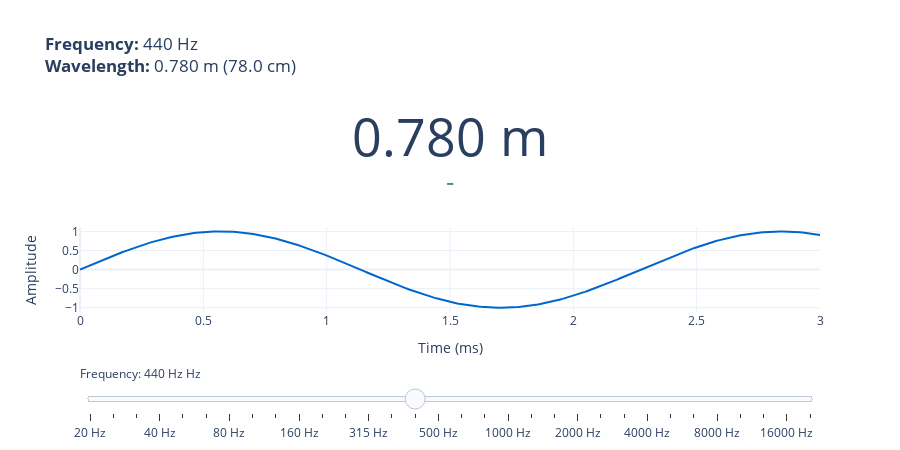

Write notebook code for a chart like this one.
### Markdown cell above
```{hint}
Use the calculator below to convert frequency to its corresponding wavelength in air: move the slider to select different frequencies and see the wavelength changing.
```

### Code cell
import plotly.graph_objects as go
import numpy as np

# Create frequency range
freq_values = [
    20, 25, 31.5, 40, 50, 63, 80, 100, 125, 160, 200, 250, 315, 400, 440, 500, 630,
    800, 1000, 1250, 1600, 2000, 2500, 3150, 4000, 5000, 6300, 8000, 10000, 12500,
    16000, 20000
]
c_air = 343  # Speed of sound in air (m/s)

# Create figure with slider
fig = go.Figure()

# Add initial trace for 440 Hz
initial_freq = 440
initial_wl = c_air / initial_freq

fig.add_trace(go.Indicator(
    mode="number+delta",
    value=initial_wl,
    # title={'text': f"Wavelength at {initial_freq} Hz"},
    domain={'x': [0, 1], 'y': [0.5, 1]},
    number={'suffix': " m", 'valueformat': ".3f"},
))

# Add waveform visualization
fig.add_trace(go.Scatter(
    x=np.linspace(0, 3, 300),
    y=np.sin(2 * np.pi * initial_freq / 1000 * np.linspace(0, 3, 300)),
    mode='lines',
    line=dict(color='#0066cc', width=2),
    name='Waveform',
    yaxis='y2'
))

# Create slider steps
steps = []
for freq in freq_values:
    wl = c_air / freq
    wl_cm = wl * 100
    
    step = dict(
        method="update",
        args=[
            {"y": [None, np.sin(2 * np.pi * freq / 1000 * np.linspace(0, 3, 300))],
             "value": [wl]},
            {"title.text": f"<b>Frequency:</b> {freq} Hz<br><b>Wavelength:</b> {wl:.3f} m ({wl_cm:.1f} cm)"}
        ],
        label=f"{freq} Hz"
    )
    steps.append(step)

sliders = [dict(
    active=freq_values.index(initial_freq),
    currentvalue={"prefix": "Frequency: ", "suffix": " Hz"},
    pad={"t": 50},
    steps=steps
)]

fig.update_layout(
    sliders=sliders,
    title=f"<b>Frequency:</b> {initial_freq} Hz<br><b>Wavelength:</b> {initial_wl:.3f} m ({initial_wl*100:.1f} cm)",
    height=450,
    template='plotly_white',
    yaxis2=dict(
        domain=[0, 0.4],
        title='Amplitude',
        showgrid=True
    ),
    xaxis=dict(
        domain=[0, 1],
        title='Time (ms)',
        showgrid=True
    )
)

fig.show()

### Figure 1 — Plotly figure (JSON) as saved in the notebook; plotly's stock layout.template omitted (floating-point values rounded to 4 significant figures; data arrays with more than 128 entries replaced by an {"elided": "..."} marker saying what was removed)
{"data": [{"domain": {"x": [0, 1], "y": [0.5, 1]}, "mode": "number+delta", "number": {"suffix": " m", "valueformat": ".3f"}, "type": "indicator", "value": 0.7795}, {"line": {"color": "#0066cc", "width": 2}, "mode": "lines", "name": "Waveform", "type": "scatter", "x": {"elided": "300 float values"}, "y": {"elided": "300 float values"}, "yaxis": "y2"}], "layout": {"height": 450, "sliders": [{"active": 14, "currentvalue": {"prefix": "Frequency: ", "suffix": " Hz"}, "pad": {"t": 50}, "steps": [{"args": [{"value": [17.15], "y": {"elided": "2 rows, 300 float values in total"}}, {"title.text": "<b>Frequency:</b> 20 Hz<br><b>Wavelength:</b> 17.150 m (1715.0 cm)"}], "label": "20 Hz", "method": "update"}, {"args": [{"value": [13.72], "y": {"elided": "2 rows, 300 float values in total"}}, {"title.text": "<b>Frequency:</b> 25 Hz<br><b>Wavelength:</b> 13.720 m (1372.0 cm)"}], "label": "25 Hz", "method": "update"}, {"args": [{"value": [10.89], "y": {"elided": "2 rows, 300 float values in total"}}, {"title.text": "<b>Frequency:</b> 31.5 Hz<br><b>Wavelength:</b> 10.889 m (1088.9 cm)"}], "label": "31.5 Hz", "method": "update"}, {"args": [{"value": [8.575], "y": {"elided": "2 rows, 300 float values in total"}}, {"title.text": "<b>Frequency:</b> 40 Hz<br><b>Wavelength:</b> 8.575 m (857.5 cm)"}], "label": "40 Hz", "method": "update"}, {"args": [{"value": [6.86], "y": {"elided": "2 rows, 300 float values in total"}}, {"title.text": "<b>Frequency:</b> 50 Hz<br><b>Wavelength:</b> 6.860 m (686.0 cm)"}], "label": "50 Hz", "method": "update"}, {"args": [{"value": [5.444], "y": {"elided": "2 rows, 300 float values in total"}}, {"title.text": "<b>Frequency:</b> 63 Hz<br><b>Wavelength:</b> 5.444 m (544.4 cm)"}], "label": "63 Hz", "method": "update"}, {"args": [{"value": [4.287], "y": {"elided": "2 rows, 300 float values in total"}}, {"title.text": "<b>Frequency:</b> 80 Hz<br><b>Wavelength:</b> 4.287 m (428.7 cm)"}], "label": "80 Hz", "method": "update"}, {"args": [{"value": [3.43], "y": {"elided": "2 rows, 300 float values in total"}}, {"title.text": "<b>Frequency:</b> 100 Hz<br><b>Wavelength:</b> 3.430 m (343.0 cm)"}], "label": "100 Hz", "method": "update"}, {"args": [{"value": [2.744], "y": {"elided": "2 rows, 300 float values in total"}}, {"title.text": "<b>Frequency:</b> 125 Hz<br><b>Wavelength:</b> 2.744 m (274.4 cm)"}], "label": "125 Hz", "method": "update"}, {"args": [{"value": [2.144], "y": {"elided": "2 rows, 300 float values in total"}}, {"title.text": "<b>Frequency:</b> 160 Hz<br><b>Wavelength:</b> 2.144 m (214.4 cm)"}], "label": "160 Hz", "method": "update"}, {"args": [{"value": [1.715], "y": {"elided": "2 rows, 300 float values in total"}}, {"title.text": "<b>Frequency:</b> 200 Hz<br><b>Wavelength:</b> 1.715 m (171.5 cm)"}], "label": "200 Hz", "method": "update"}, {"args": [{"value": [1.372], "y": {"elided": "2 rows, 300 float values in total"}}, {"title.text": "<b>Frequency:</b> 250 Hz<br><b>Wavelength:</b> 1.372 m (137.2 cm)"}], "label": "250 Hz", "method": "update"}, {"args": [{"value": [1.089], "y": {"elided": "2 rows, 300 float values in total"}}, {"title.text": "<b>Frequency:</b> 315 Hz<br><b>Wavelength:</b> 1.089 m (108.9 cm)"}], "label": "315 Hz", "method": "update"}, {"args": [{"value": [0.8575], "y": {"elided": "2 rows, 300 float values in total"}}, {"title.text": "<b>Frequency:</b> 400 Hz<br><b>Wavelength:</b> 0.858 m (85.8 cm)"}], "label": "400 Hz", "method": "update"}, {"args": [{"value": [0.7795], "y": {"elided": "2 rows, 300 float values in total"}}, {"title.text": "<b>Frequency:</b> 440 Hz<br><b>Wavelength:</b> 0.780 m (78.0 cm)"}], "label": "440 Hz", "method": "update"}, {"args": [{"value": [0.686], "y": {"elided": "2 rows, 300 float values in total"}}, {"title.text": "<b>Frequency:</b> 500 Hz<br><b>Wavelength:</b> 0.686 m (68.6 cm)"}], "label": "500 Hz", "method": "update"}, {"args": [{"value": [0.5444], "y": {"elided": "2 rows, 300 float values in total"}}, {"title.text": "<b>Frequency:</b> 630 Hz<br><b>Wavelength:</b> 0.544 m (54.4 cm)"}], "label": "630 Hz", "method": "update"}, {"args": [{"value": [0.4288], "y": {"elided": "2 rows, 300 float values in total"}}, {"title.text": "<b>Frequency:</b> 800 Hz<br><b>Wavelength:</b> 0.429 m (42.9 cm)"}], "label": "800 Hz", "method": "update"}, {"args": [{"value": [0.343], "y": {"elided": "2 rows, 300 float values in total"}}, {"title.text": "<b>Frequency:</b> 1000 Hz<br><b>Wavelength:</b> 0.343 m (34.3 cm)"}], "label": "1000 Hz", "method": "update"}, {"args": [{"value": [0.2744], "y": {"elided": "2 rows, 300 float values in total"}}, {"title.text": "<b>Frequency:</b> 1250 Hz<br><b>Wavelength:</b> 0.274 m (27.4 cm)"}], "label": "1250 Hz", "method": "update"}, {"args": [{"value": [0.2144], "y": {"elided": "2 rows, 300 float values in total"}}, {"title.text": "<b>Frequency:</b> 1600 Hz<br><b>Wavelength:</b> 0.214 m (21.4 cm)"}], "label": "1600 Hz", "method": "update"}, {"args": [{"value": [0.1715], "y": {"elided": "2 rows, 300 float values in total"}}, {"title.text": "<b>Frequency:</b> 2000 Hz<br><b>Wavelength:</b> 0.172 m (17.2 cm)"}], "label": "2000 Hz", "method": "update"}, {"args": [{"value": [0.1372], "y": {"elided": "2 rows, 300 float values in total"}}, {"title.text": "<b>Frequency:</b> 2500 Hz<br><b>Wavelength:</b> 0.137 m (13.7 cm)"}], "label": "2500 Hz", "method": "update"}, {"args": [{"value": [0.1089], "y": {"elided": "2 rows, 300 float values in total"}}, {"title.text": "<b>Frequency:</b> 3150 Hz<br><b>Wavelength:</b> 0.109 m (10.9 cm)"}], "label": "3150 Hz", "method": "update"}, {"args": [{"value": [0.08575], "y": {"elided": "2 rows, 300 float values in total"}}, {"title.text": "<b>Frequency:</b> 4000 Hz<br><b>Wavelength:</b> 0.086 m (8.6 cm)"}], "label": "4000 Hz", "method": "update"}, {"args": [{"value": [0.0686], "y": {"elided": "2 rows, 300 float values in total"}}, {"title.text": "<b>Frequency:</b> 5000 Hz<br><b>Wavelength:</b> 0.069 m (6.9 cm)"}], "label": "5000 Hz", "method": "update"}, {"args": [{"value": [0.05444], "y": {"elided": "2 rows, 300 float values in total"}}, {"title.text": "<b>Frequency:</b> 6300 Hz<br><b>Wavelength:</b> 0.054 m (5.4 cm)"}], "label": "6300 Hz", "method": "update"}, {"args": [{"value": [0.04288], "y": {"elided": "2 rows, 300 float values in total"}}, {"title.text": "<b>Frequency:</b> 8000 Hz<br><b>Wavelength:</b> 0.043 m (4.3 cm)"}], "label": "8000 Hz", "method": "update"}, {"args": [{"value": [0.0343], "y": {"elided": "2 rows, 300 float values in total"}}, {"title.text": "<b>Frequency:</b> 10000 Hz<br><b>Wavelength:</b> 0.034 m (3.4 cm)"}], "label": "10000 Hz", "method": "update"}, {"args": [{"value": [0.02744], "y": {"elided": "2 rows, 300 float values in total"}}, {"title.text": "<b>Frequency:</b> 12500 Hz<br><b>Wavelength:</b> 0.027 m (2.7 cm)"}], "label": "12500 Hz", "method": "update"}, {"args": [{"value": [0.02144], "y": {"elided": "2 rows, 300 float values in total"}}, {"title.text": "<b>Frequency:</b> 16000 Hz<br><b>Wavelength:</b> 0.021 m (2.1 cm)"}], "label": "16000 Hz", "method": "update"}, {"args": [{"value": [0.01715], "y": {"elided": "2 rows, 300 float values in total"}}, {"title.text": "<b>Frequency:</b> 20000 Hz<br><b>Wavelength:</b> 0.017 m (1.7 cm)"}], "label": "20000 Hz", "method": "update"}]}], "title": {"text": "<b>Frequency:</b> 440 Hz<br><b>Wavelength:</b> 0.780 m (78.0 cm)"}, "xaxis": {"domain": [0, 1], "showgrid": true, "title": {"text": "Time (ms)"}}, "yaxis2": {"domain": [0, 0.4], "showgrid": true, "title": {"text": "Amplitude"}}}}
